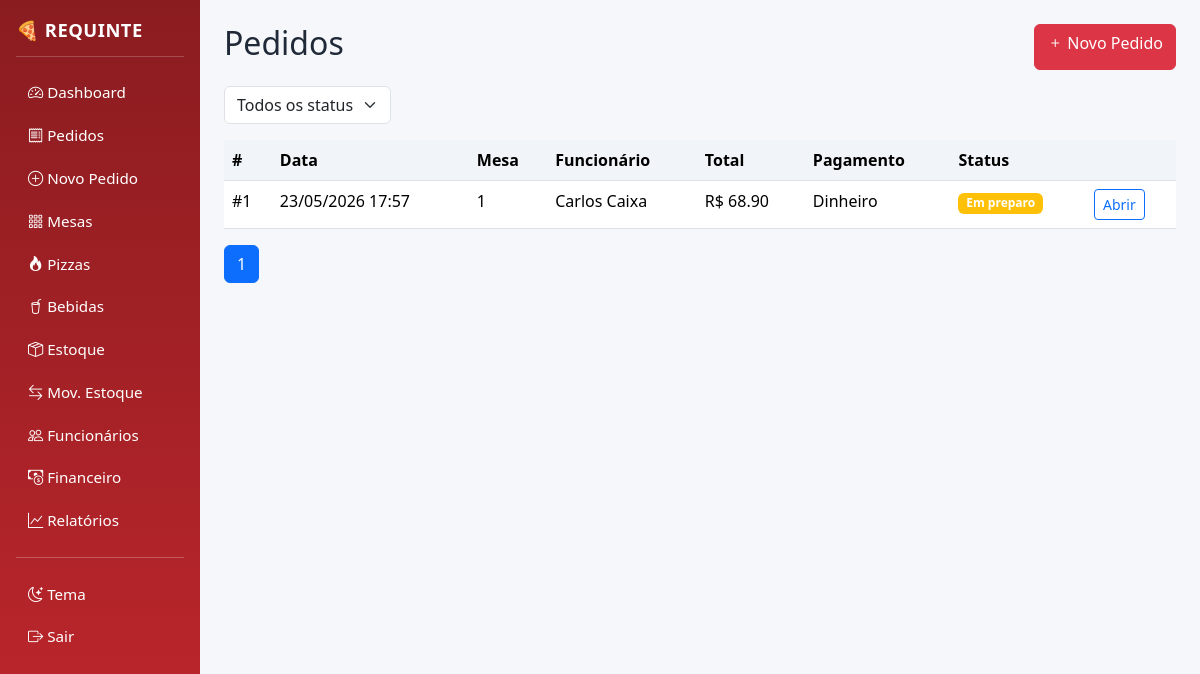
The app's page /pedidos/ (signed in) with its own data.
### models.py (models this page shows)
class Pedido(db.Model):
    __tablename__ = "pedidos"
    id = db.Column(db.Integer, primary_key=True)
    mesa_id = db.Column(db.Integer, db.ForeignKey("mesas.id"))
    funcionario_id = db.Column(db.Integer, db.ForeignKey("funcionarios.id"))
    valor_total = db.Column(db.Float, default=0.0)
    forma_pagamento = db.Column(db.String(30))
    status = db.Column(db.String(20), default="Em preparo")
    observacoes = db.Column(db.Text)
    data = db.Column(db.DateTime, default=datetime.utcnow, index=True)
    mesa = db.relationship("Mesa")
    funcionario = db.relationship("Funcionario")
    itens = db.relationship("ItemPedido", backref="pedido", cascade="all,delete")

class Mesa(db.Model):
    __tablename__ = "mesas"
    id = db.Column(db.Integer, primary_key=True)
    numero = db.Column(db.Integer, unique=True, nullable=False)
    capacidade = db.Column(db.Integer, default=4)
    status = db.Column(db.String(20), default="Livre")  # Livre, Ocupada, Reservada, Em limpeza

class Funcionario(db.Model):
    __tablename__ = "funcionarios"
    id = db.Column(db.Integer, primary_key=True)
    nome = db.Column(db.String(120), nullable=False)
    telefone = db.Column(db.String(30))
    cargo = db.Column(db.String(60))
    salario = db.Column(db.Float, default=0.0)
    ativo = db.Column(db.Boolean, default=True)

### routes/pedidos.py (the view)
@bp.route("/")
@login_required
def listar():
    page = request.args.get("page", 1, type=int)
    status = request.args.get("status", "")
    q = Pedido.query
    if status:
        q = q.filter(Pedido.status == status)
    pedidos = q.order_by(Pedido.data.desc()).paginate(page=page, per_page=20)
    return render_template("pedidos.html", pedidos=pedidos, status=status)

### models.py (called while the page is built)
    @property
    def is_active(self):
        return self.ativo

### templates/pedidos.html (shortened to what this page needs)
{% extends "base.html" %}{% block content %}
<div class="d-flex justify-content-between mb-3"><h2>Pedidos</h2>
<a href="{{ url_for('pedidos.novo') }}" class="btn btn-danger"><i class="bi bi-plus"></i> Novo Pedido</a></div>
<form class="mb-3"><select name="status" class="form-select w-auto d-inline-block" onchange="this.form.submit()">
<option value="">Todos os status</option>
</select></form>
<table class="table bg-white"><thead><tr><th>#</th><th>Data</th><th>Mesa</th><th>Funcionário</th><th>Total</th><th>Pagamento</th><th>Status</th><th></th></tr></thead><tbody>
{% for p in pedidos.items %}<tr><td>#{{p.id}}</td><td>{{p.data.strftime('%d/%m/%Y %H:%M')}}</td>
<td>{{p.mesa.numero if p.mesa else '-'}}</td><td>{{p.funcionario.nome if p.funcionario else '-'}}</td>
<td>R$ {{"%.2f"|format(p.valor_total)}}</td><td>{{p.forma_pagamento or '-'}}</td>
<td><span class="badge bg-{{ {'Em preparo':'warning','Finalizado':'info','Entregue':'success','Cancelado':'danger'}[p.status] }}">{{p.status}}</span></td>
<td><a class="btn btn-sm btn-outline-primary" href="{{ url_for('pedidos.detalhe',pid=p.id) }}">Abrir</a></td></tr>{% endfor %}
</tbody></table>
<nav><ul class="pagination">
{% for pg in pedidos.iter_pages() %}<li class="page-item {% if pg==pedidos.page %}active{% endif %}"><a class="page-link" href="?page={{pg}}&status={{status}}">{{pg}}</a></li>{% endfor %}
</ul></nav>{% endblock %}

### static/css/app.css (style rules this page uses)
:root { --bg:#f6f7fb;--card:#fff;--brand:#c1272d;--brand-dark:#8a1c20;--text:#1f2937;--muted:#6b7280; }
body { background:var(--bg);color:var(--text); }
.table thead th { background:#f1f5f9; }

### records on screen
Pedido: id "1", data "23/05/2026 17:57", mesa "1", funcionario "Carlos Caixa", valor_total "68.90", forma_pagamento "Dinheiro", status "Em preparo"

### other values on screen
{{ pg }} "1"
